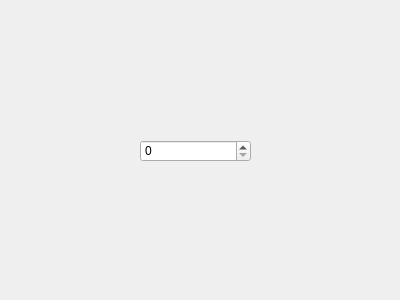
<?xml version="1.0" encoding="UTF-8"?>
<ui version="4.0">
 <class>Dialog</class>
 <widget class="QDialog" name="Dialog">
  <property name="geometry">
   <rect>
    <x>0</x>
    <y>0</y>
    <width>400</width>
    <height>300</height>
   </rect>
  </property>
  <property name="windowTitle">
   <string>Dialog</string>
  </property>
  <widget class="QLabel" name="label_4">
   <property name="geometry">
    <rect>
     <x>140</x>
     <y>90</y>
     <width>101</width>
     <height>16</height>
    </rect>
   </property>
   <property name="text">
    <string/>
   </property>
  </widget>
  <widget class="QSpinBox" name="spinBox">
   <property name="geometry">
    <rect>
     <x>140</x>
     <y>140</y>
     <width>111</width>
     <height>22</height>
    </rect>
   </property>
  </widget>
 </widget>
 <resources/>
 <connections/>
</ui>
